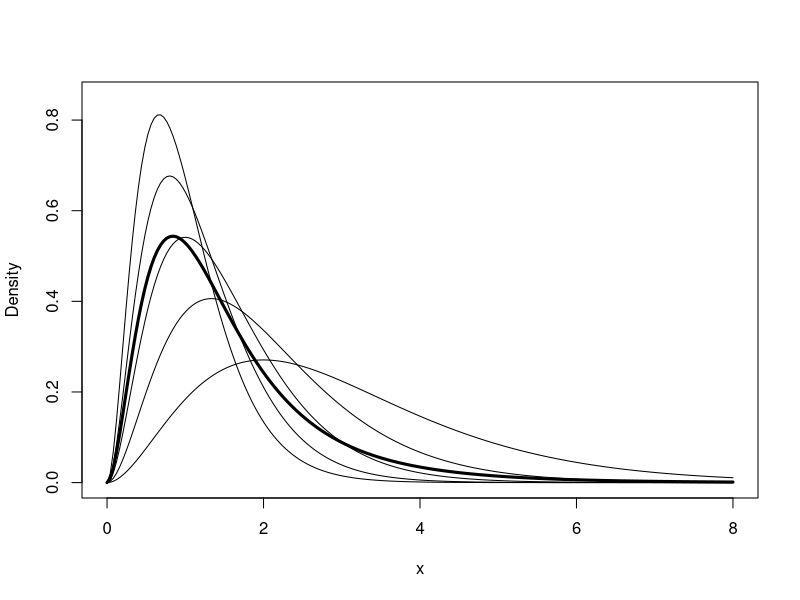

Source code (R): (Note: this script raises an error after producing the figure.)
#generate independent chi -square random variables
#with v degrees of freedom
#if z_1,.....2_v are independent identically distributed
#standard normal random variables
#the the sum of their squares is a chi-square random variable with v degrees of freedom 
#
#1 fill an n times matrix with and random standard normal  varaibles 
#2 square each entry in the matrix
#3 compute the row sums,each will be chi-square with v degrees of freedom






####################################################
generate_chisquare<-function(n,v){
x<-matrix(rnorm(n*v),nrow=n)^2
y<-apply(x,1,sum)
return(y)




}
y<-generate_chisquare(100,4)
mean(y)

#variance of chi-square with v df=2v
mean(y^2)-mean(y)^2
var(y)*99/100




#suppose we have a mixture of gamma distributions
#f(x)=sum from 1 to 5 theta_i fix_(x)

#where f_i is the gamma (3,lambda_j) density

#theta<_(0.1,0.2,.2,.3,.2)

#lambda<-(1,1.5,2,2.5,3)
#we want to plot f(x) and f_i(x) on the same plot

theta<-c(0.1,0.2,.2,.3,.2)
lambda<-c(1,1.5,2,2.5,3)

### function to evaluate f(x) at a given point x
f<-function(x,lambda,theta){
sum(dgamma(x,3,lambda)*theta)

}

x<-seq(0,8,length=200)
y<-sapply(x,f,lambda=lambda,theta=theta)

plot(x,y,type="l",ylim=c(0,.85),lwd=3,ylab="Density")


for (j in 1:5){
#add the jth gamma density to the plot
y<-sapply(x,dgamma,shape=3,rate=lambda[j])
lines(x,y)


}

nfact<-function(n){
if (n==1){
cat("called nfact(1) \n")
return(1)
}else{
cat("called nfact(",n,") \n",sep="")

return(n*nfact(n-1))

}



}
 nfact(100)


my_fun<-function(x){
browser()
y<-x*z
return(y)

}
z<-2
my_fun(c(1,2,3))

#hit n after enter
rm(z)
my_fun(c(1,2,3))


############################
#write a function to find the euclidean length of a vector
##########################

euclidean<-function(v){
y=sqrt(sum(v^2))

return(y)

}
v=seq(1:10)

euclidean(v)

